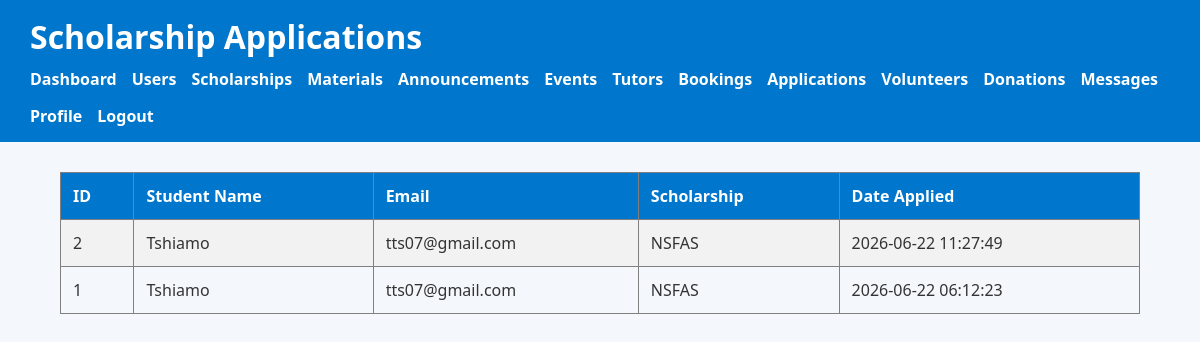
/manage_applications.php (signed in), run on the app's committed database.
### tables this page shows
CREATE TABLE `scholarship_applications` (
  `id` int(11) NOT NULL,
  `student_name` varchar(100) DEFAULT NULL,
  `student_email` varchar(100) DEFAULT NULL,
  `scholarship_title` varchar(100) DEFAULT NULL,
  `application_date` timestamp NOT NULL DEFAULT current_timestamp()
);

### manage_applications.php (the view, shortened to what this page needs)
<?php
include("db.php");
$result = mysqli_query(
$conn,
"SELECT * FROM scholarship_applications
ORDER BY application_date DESC"
);
?>
<!DOCTYPE html>
<html>
<head>
<link rel="stylesheet" href="style.css">
</head>
<body>
<header>
<h1>Scholarship Applications</h1>
<nav>
<a href="admin_dashboard.php">Dashboard</a>
<a href="manage_users.php">Users</a>
<a href="manage_scholarships.php">Scholarships</a>
<a href="manage_materials.php">Materials</a>
<a href="manage_announcements.php">Announcements</a>
<a href="manage_events.php">Events</a>
<a href="manage_tutors.php">Tutors</a>
<a href="manage_bookings.php">Bookings</a>
<a href="manage_applications.php">Applications</a>
<a href="manage_volunteers.php">Volunteers</a>
<a href="manage_donations.php">Donations</a>
<a href="manage_contacts.php">Messages</a>
<a href="profile.php">Profile</a>
<a href="logout.php">Logout</a>
</nav>
</header>
<div class="container">
<table border="1">
<tr>
<th>ID</th>
<th>Student Name</th>
<th>Email</th>
<th>Scholarship</th>
<th>Date Applied</th>
</tr>
<?php while($row=mysqli_fetch_assoc($result)){ ?>
<tr>
<td><?php echo $row['id']; ?></td>
<td><?php echo $row['student_name']; ?></td>
<td><?php echo $row['student_email']; ?></td>
<td><?php echo $row['scholarship_title']; ?></td>
<td><?php echo $row['application_date']; ?></td>
</tr>
<?php } ?>
</table>
</div>
</body>
</html>

### style.css (style rules this page uses)
body { margin:0; font-family:Segoe UI, Arial, sans-serif; background:#f4f8fc; color:#333; }
header { background:#0077CC; color:white; padding:15px 30px; }
header h1 { margin:0; }
nav { margin-top:10px; display:flex; flex-wrap:wrap; gap:15px; }
nav a { color:white; text-decoration:none; font-weight:bold; }
.container { width:90%; max-width:1100px; margin:auto; padding:30px 0; }
table { width:100%; border-collapse:collapse; }
th { background:#0077CC; color:white; }
th, td { padding:12px; text-align:left; }
tr:nth-child(even) { background:#f2f2f2; }

### data on the page
scholarship_applications: id "2", student_name "Tshiamo", student_email "tts07@gmail.com", scholarship_title "NSFAS", application_date "2026-06-22 11:27:49"
scholarship_applications: id "1", student_name "Tshiamo", student_email "tts07@gmail.com", scholarship_title "NSFAS", application_date "2026-06-22 06:12:23"
